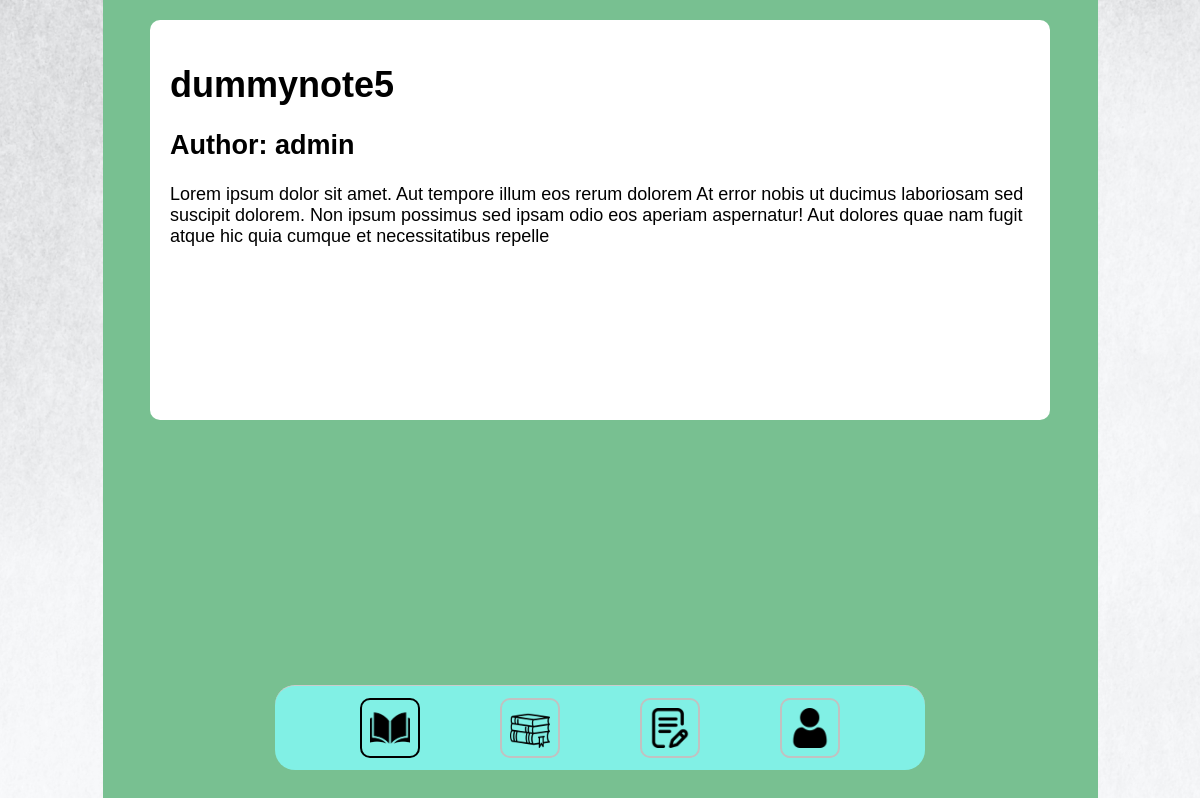
The app's page /note/18/ with its own data.
### courses/models.py (models this page shows)
class notes(models.Model):
    title = models.CharField(max_length=200)
    author = models.CharField(max_length=120, null=True)
    description = models.TextField(max_length=255)
    note_file = models.FileField(upload_to="./static/upload_notes/", default=None)
    created_on = models.DateField(default=timezone.now)
    is_private = models.BooleanField(null=True)

### courses/views.py (the view)
# urls.py: path('note/<int:note_id>/', views.note_contents, name='note_content'),
def note_contents(request, note_id):
    note = get_object_or_404(notes, id=note_id)
    return render(request, 'content.html', {'note': note})

### templates/content.html (shortened to what this page needs)
{% load static %}
<!DOCTYPE html>
<html>
    <link rel="stylesheet" type="text/css" href="{% static '/css/CONTENT.css' %}">
    <link rel="stylesheet" type="text/css" href="{% static '/css/Navbar.css' %}">
<head>
</head>
<body>
    <div class="container">
        <div class="content-box">
            <div class="content-text">
                <h1>{{note.title}}</h1>
                <h2>Author: {{note.author}}</h2>
                {{note.description}}
            </div>
        </div>
        <div class="navbar">
            <link rel="stylesheet" type="text/css" href="{% static '/css/Navbar.css' %}">
            <a href="http://127.0.0.1:8000/mycourse/" class="nav-link active">
            <img src="{% static '/assets/My-Courses.png' %}" alt="My Course" class="nav-icon">
            </a>
            <a href="http://127.0.0.1:8000/collection/" class="nav-link">
            <img src="{% static '/assets/Collection.png' %}" alt="Collection" class="nav-icon">
            </a>
            <a href="http://127.0.0.1:8000/mynotes/" class="nav-link">
            <img src="{% static '/assets/My-Notes.png' %}" alt="My Notes" class="nav-icon">
            </a>
            <a href="http://127.0.0.1:8000/profile/" class="nav-link">
            <img src="{% static '/assets/Profile.png' %}" alt="Profile" class="nav-icon">
            </a>
        </div>
    </div>
</body>
</html>

### static/css/content.css (style rules this page uses)
.container { background-color: #78C091; width: 995px; margin: 0 auto; height: 100vh; display: flex; flex-direction: column; align-items: center; justify-content: flex-start; padding: 20px; box-sizing: border-box; }
body { margin: 0; padding: 0; background-image: url("/assets/background.png"); }
.content-box { background-color: white; width: 900px; padding: 20px; min-height: 400px; box-sizing: border-box; border-radius: 10px; }
.content-text { font-family: sans-serif; font-size: large; }

### static/css/Navbar.css (style rules this page uses)
.navbar { position: fixed; bottom: 30px; left: 50%; transform: translateX(-50%); width: 650px; height: 85px; background-color: #81F0E5; border-radius: 20px; display: flex; justify-content: space-evenly; align-items: center; padding: 10px; border-top: 1px solid #ccc; box-sizing: border-box; }
.nav-link { display: flex; flex-direction: column; justify-content: center; align-items: center; margin: 5px; }
.nav-icon { width: 40px; height: 40px; border: 2px solid #C1C1C1; padding: 8px; border-radius: 10px; }
.nav-link.active .nav-icon { border-color: rgb(0, 0, 0); }

### records on screen
notes: title "dummynote5", author "admin", description "Lorem ipsum dolor sit amet. Aut tempore illum eos rerum dolorem At error nobis ut ducimus laboriosam sed suscipit dolorem. Non ipsum possimus sed ipsam odio eos aperiam aspernatur! Aut dolores quae nam fugit atque hic quia cumque et necessitatibus repelle"
